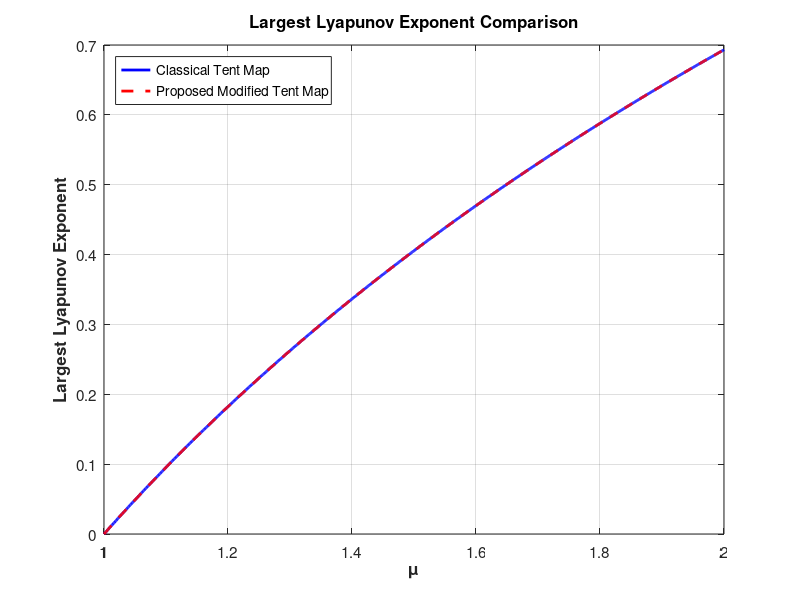

Reproduce this figure in MATLAB.
clear;
clc;
close all;


mu = 1:0.001:2;

LLE_Classical = zeros(size(mu));

LLE_Modified = zeros(size(mu));

for i=1:length(mu)

    LLE_Classical(i)=log(mu(i));

    LLE_Modified(i)=log(mu(i));

end

figure('Color','w');

plot(mu,LLE_Classical,'b','LineWidth',2);

hold on;

plot(mu,LLE_Modified,'r--','LineWidth',2);

xlabel('\mu','FontSize',12,'FontWeight','bold');

ylabel('Largest Lyapunov Exponent','FontSize',12,'FontWeight','bold');

title('Largest Lyapunov Exponent Comparison',...
      'FontSize',13,'FontWeight','bold');

legend('Classical Tent Map',...
       'Proposed Modified Tent Map',...
       'Location','NorthWest');

grid on;

box on;

set(gca,'FontSize',11);

print(gcf,'Largest_Lyapunov_Comparison','-dpng','-r300');
